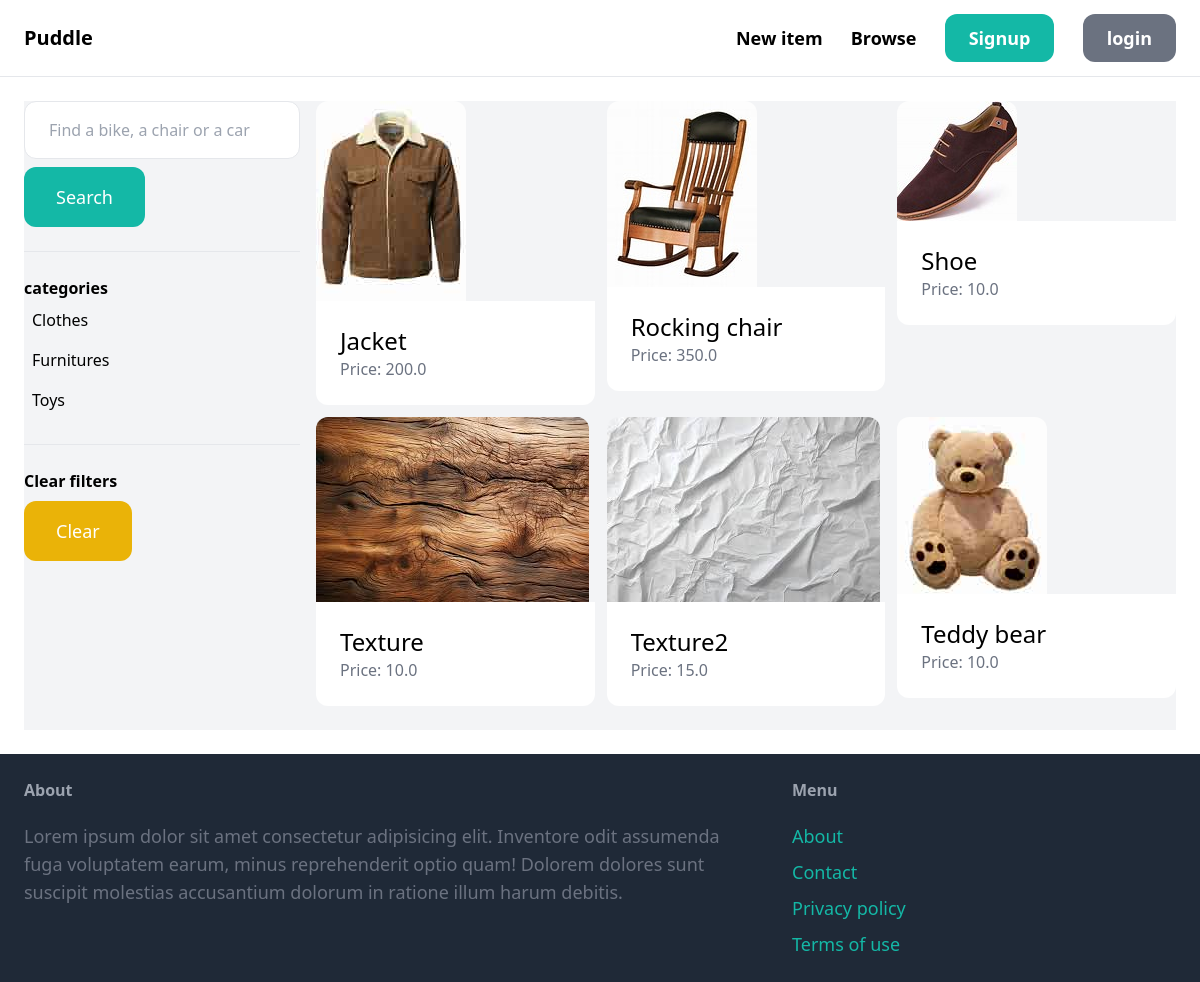
The app's page /items/ with its own data.
### item/models.py (models this page shows, shortened)
class Category(models.Model):
    name= models.CharField(max_length=255)
    class Meta:
        ordering = ('name',)
        verbose_name_plural = "categories"

class Item(models.Model):
    category = models.ForeignKey(Category, related_name='items', on_delete=models.CASCADE)
    name = models.CharField(max_length=255,blank=True, null=True)
    description = models.TextField(blank=True, null=True)
    price = models.FloatField()
    image = models.ImageField(upload_to="item_images", blank=True, null=True)
    is_sold = models.BooleanField(default=False)
    created_at = models.DateTimeField(auto_now_add = True)
    created_by = models.ForeignKey(User, related_name='items', on_delete=models.CASCADE)

### item/views.py (the view)
# urls.py: path('items/', include('item.urls')),
def items(request):
    query = request.GET.get('query', '')
    category_id = request.GET.get('category', 0)
    categories = Category.objects.all()
    items = Item.objects.filter(is_sold=False)
    if category_id:
        items = items.filter(category_id=category_id)
    if query:
        items = items.filter(Q(name__icontains=query) | Q(description__icontains=query))
    template = loader.get_template('items.html')
    context = {
            'items':items,
            'querry':query,
            'categories':categories,
            'category_id':int(category_id),
            }
    return HttpResponse(template.render(context, request))

### item/templates/items.html (shortened to what this page needs)
{% extends 'base.html' %}
{% block content %}
    <div class="pb-6 grid grid-cols-4 gap-4 bg-gray-100">
        <div class="col-span-1">
            <form action="{% url 'item:items' %}" method="get">
                <input type="text" name="query" class="w-full py-4 px-6 border rounded-xl" value="{{ query }}", placeholder="Find a bike, a chair or a car">
                <button class="mt-2 py-4 px-8 text-lg bg-teal-500 text-white rounded-xl">Search</button>
            </form>
            <hr class="my-6">
            <p class="font-semibold">categories</p>
            <ul>
                {% for category in categories %}
                    <li class="py-2 px-2 rounded-xl {% if category.id == category_id %} bg-gray-200 {% endif %}">
                        <a href="{% url 'item:items' %}?query={{ query }}&category={{ category.id }}">{{ category.name }}</a>
                    </li>
                {% endfor %}
            </ul>
            <hr class="my-6">
            <p class="font-semibold">Clear filters</p>
            <ul>
                <li>
                    <a href="{% url 'item:items' %}" class="mt-2 py-4 px-8 inline-block bg-yellow-500 text-lg rounded-xl text-white">Clear</a>
                </li>
            </ul>
        </div>
        <div class="col-span-3">
            <div class="grid grid-cols-3 gap-3">
                {% for item in items %}
                    <div>
                        <a href="{% url 'item:detail' item.id%}">
                            <div>
                                <img src="{{ item.image.url }}" alt="" class="rounded-t-xl">
                            </div>
                            <div class="p-6 bg-white rounded-b-xl">
                                <h2 class="text-2xl">{{ item.name }}</h2>
                                <p class="text-gray-500">Price: {{ item.price }}</p>
                            </div>
                        </a>
                    </div>
                {% endfor %}
            </div>
        </div>
    </div>
{% endblock %}

### core/templates/base.html (shortened to what this page needs)
<!DOCTYPE html>
<html lang="en">
<head>
    <script src="https://cdn.tailwindcss.com"></script>
</head>
<body>
    <nav class="py-6 px-6 flex justify-between items-center border-b border-gray-200">
        <a href="/" class="text-xl font-semibold">Puddle</a>
        <div class="space-x-6">
            <a href="{% url 'item:new' %}" class="text-lg font-semibold hover:text-gray-500">New item</a>
            <a href="{% url 'item:items' %}" class="text-lg font-semibold hover:text-gray-500">Browse</a>
            {% if request.user.is_authenticated %}
                <a href="{% url 'conversation:inbox' %}" class="px-6 py-3 text-lg font-semibold bg-teal-500 text-white rounded-xl hover:bg-gray-700">Inbox</a>
                <a href="{% url 'dashboard:index' %}" class="px-6 py-3 text-lg font-semibold bg-gray-500 text-white rounded-xl hover:bg-gray-700">Dashboard</a>
                <a href="{% url 'core:logout' %}" class="px-6 py-3 text-lg font-semibold bg-teal-500 text-white rounded-xl hover:bg-gray-700">Logout</a>
            {% else %}
                <a href="{% url 'core:signup' %}" class="px-6 py-3 text-lg font-semibold bg-teal-500 text-white rounded-xl hover:bg-gray-700">Signup</a>
                <a href="{% url 'core:login' %}" class="px-6 py-3 text-lg font-semibold bg-gray-500 text-white rounded-xl hover:bg-gray-700">login</a>
            {% endif %}
        </div>
    </nav>
    <div class="px-6 py-6">
        {% block content %}
        {% endblock %}
    </div>
    <footer class="py-6 px-6 flex justify-between bg-gray-800">
        <div class="w-2/3 pr-10">
            <h3 class="mb-5 font-semibold text-gray-400 ">About</h3>
            <p class="text-lg text-gray-500">Lorem ipsum dolor sit amet consectetur adipisicing elit. Inventore odit assumenda fuga voluptatem earum, minus reprehenderit optio quam! Dolorem dolores sunt suscipit molestias accusantium dolorum in ratione illum harum debitis.</p>
        </div>
        <div class="w-1/3">
            <h3 class="mb-5 font-semibold text-gray-400 ">Menu</h3>
            <ul class="space-y-2">
                <li><a href="#" class="text-lg text-teal-500 hover:text-teal-700">About</a></li>
                <li><a href="{% url 'core:contact' %}" class="text-lg text-teal-500 hover:text-teal-700">Contact</a></li>
                <li><a href="#" class="text-lg text-teal-500 hover:text-teal-700">Privacy policy</a></li>
                <li><a href="#" class="text-lg text-teal-500 hover:text-teal-700">Terms of use</a></li>
            </ul>
        </div>
    </footer>
</body>
</html>

### records on screen
Category: name "Clothes"
Category: name "Furnitures"
Category: name "Toys"
Item: image (picture), name "Jacket", price "200.0"
Item: image (picture), name "Rocking chair", price "350.0"
Item: image (picture), name "Shoe", price "10.0"
Item: image (picture), name "Texture", price "10.0"
Item: image (picture), name "Texture2", price "15.0"
Item: image (picture), name "Teddy bear", price "10.0"
